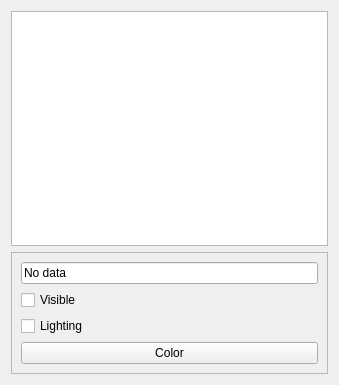
<?xml version="1.0" encoding="UTF-8"?>
<ui version="4.0">
 <class>PolyDataForm</class>
 <widget class="QWidget" name="PolyDataForm">
  <property name="geometry">
   <rect>
    <x>0</x>
    <y>0</y>
    <width>339</width>
    <height>385</height>
   </rect>
  </property>
  <property name="windowTitle">
   <string>Form</string>
  </property>
  <layout class="QVBoxLayout" name="verticalLayout_2">
   <item>
    <widget class="QListWidget" name="dataList">
     <property name="sizePolicy">
      <sizepolicy hsizetype="MinimumExpanding" vsizetype="MinimumExpanding">
       <horstretch>0</horstretch>
       <verstretch>0</verstretch>
      </sizepolicy>
     </property>
     <property name="layoutMode">
      <enum>QListView::SinglePass</enum>
     </property>
     <property name="sortingEnabled">
      <bool>false</bool>
     </property>
    </widget>
   </item>
   <item>
    <widget class="QFrame" name="optionsFrame">
     <property name="enabled">
      <bool>true</bool>
     </property>
     <property name="sizePolicy">
      <sizepolicy hsizetype="Preferred" vsizetype="Fixed">
       <horstretch>0</horstretch>
       <verstretch>0</verstretch>
      </sizepolicy>
     </property>
     <property name="frameShape">
      <enum>QFrame::StyledPanel</enum>
     </property>
     <property name="frameShadow">
      <enum>QFrame::Raised</enum>
     </property>
     <layout class="QVBoxLayout" name="verticalLayout">
      <item>
       <widget class="QLineEdit" name="dataSetName">
        <property name="text">
         <string>No data</string>
        </property>
        <property name="readOnly">
         <bool>true</bool>
        </property>
       </widget>
      </item>
      <item>
       <widget class="QCheckBox" name="visibleCheckBox">
        <property name="text">
         <string>Visible</string>
        </property>
       </widget>
      </item>
      <item>
       <widget class="QCheckBox" name="lightingCheckBox">
        <property name="text">
         <string>Lighting</string>
        </property>
       </widget>
      </item>
      <item>
       <widget class="QPushButton" name="colorButton">
        <property name="text">
         <string>Color</string>
        </property>
       </widget>
      </item>
     </layout>
    </widget>
   </item>
  </layout>
 </widget>
 <resources/>
 <connections/>
</ui>
